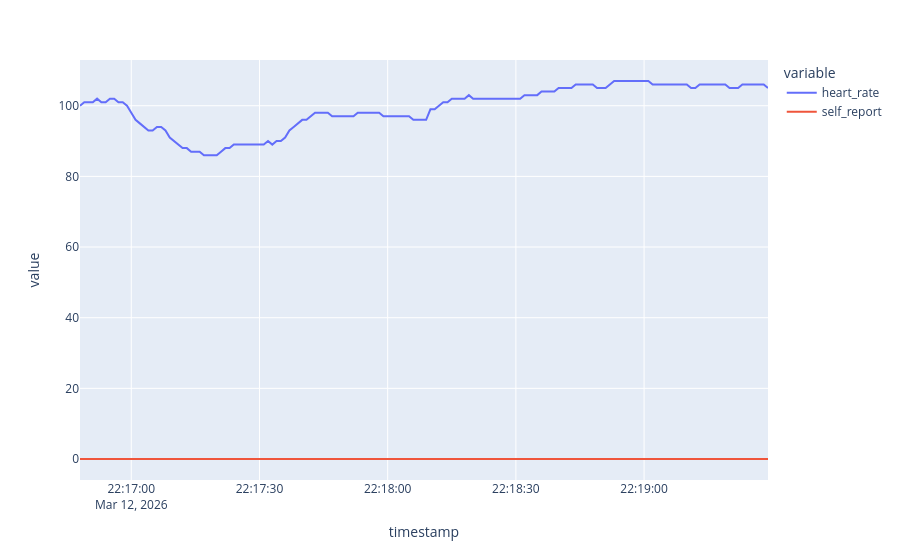

The code cell stored with this chart in its notebook:
### Code cell
fig = px.line(df_low_freq_data, x='timestamp', y=['heart_rate', 'self_report'])
fig.show()

### Figure 1 — Plotly figure (JSON) as saved in the notebook; plotly's stock layout.template omitted (floating-point values rounded to 4 significant figures; data arrays with more than 128 entries replaced by an {"elided": "..."} marker saying what was removed)
{"data": [{"hovertemplate": "variable=heart_rate<br>timestamp=%{x}<br>value=%{y}<extra></extra>", "legendgroup": "heart_rate", "line": {"color": "#636efa", "dash": "solid"}, "marker": {"symbol": "circle"}, "mode": "lines", "name": "heart_rate", "orientation": "v", "showlegend": true, "type": "scatter", "x": {"elided": "162 str values"}, "xaxis": "x", "y": {"elided": "162 int values"}, "yaxis": "y"}, {"hovertemplate": "variable=self_report<br>timestamp=%{x}<br>value=%{y}<extra></extra>", "legendgroup": "self_report", "line": {"color": "#EF553B", "dash": "solid"}, "marker": {"symbol": "circle"}, "mode": "lines", "name": "self_report", "orientation": "v", "showlegend": true, "type": "scatter", "x": {"elided": "162 str values"}, "xaxis": "x", "y": {"elided": "162 int values"}, "yaxis": "y"}], "layout": {"legend": {"title": {"text": "variable"}, "tracegroupgap": 0}, "margin": {"t": 60}, "xaxis": {"anchor": "y", "domain": [0, 1], "title": {"text": "timestamp"}}, "yaxis": {"anchor": "x", "domain": [0, 1], "title": {"text": "value"}}}}
